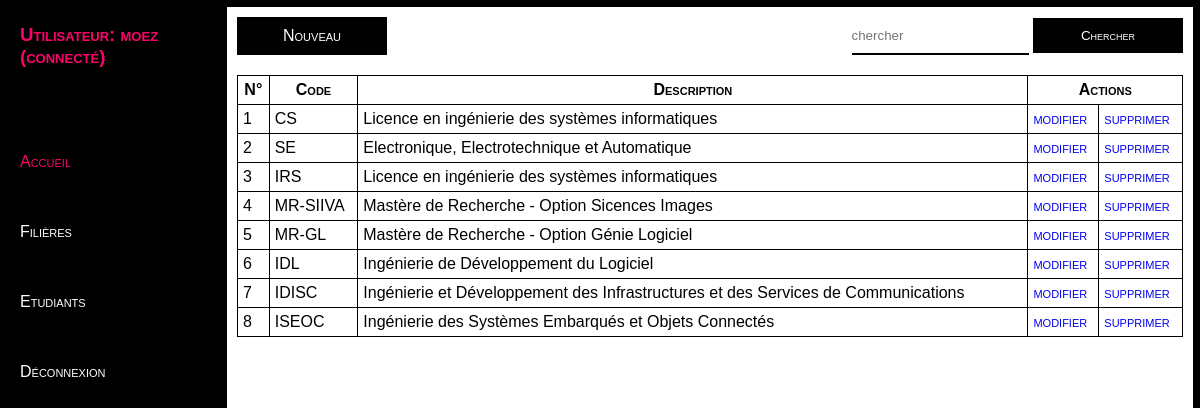
The app's page /projects/filiere.php (signed in) with its own data.
### tables this page shows
CREATE TABLE filiere (
    idFiliere INT PRIMARY KEY AUTO_INCREMENT,
	codeFiliere VARCHAR(10) NOT NULL,
    libFiliere VARCHAR(255) NOT NULL
);

### projects/filiere.php (the view, shortened to what this page needs)
<?php
require_once 'connexion.php';
$search = "";
$query = "SELECT * FROM filiere
WHERE codeFiliere LIKE '%$search%' OR libFiliere LIKE '%$search%'";
$res = mysqli_query($con, $query);
$count = mysqli_num_rows($res);
?>
<!DOCTYPE html>
<html lang="fr">
<head>
    <link rel="stylesheet" href="css/style.css">
</head>
<body>
<div class="principal">
<?php require_once 'menu.php'; ?>
<div class="content">
<div class="top">
	<a href ="addFiliere.php">Nouveau</a>
	<div class="search">
	<form method="GET">
        <input type="text" name="search" placeholder="chercher">
        <button type="submit">Chercher</button>
    </form>
	</div>
</div>
<table>
	<tr>
		<th>N°</th>
		<th>Code</th>
		<th>Description</th>
		<th colspan="2">Actions</th>
	</tr>
	<?php
	if ($count>0)
    {
	while ($rows = mysqli_fetch_assoc($res))
	{
	?>
		<tr>
			<td><?php echo $rows['idFiliere']; ?></td>
			<td><?php echo $rows['codeFiliere']; ?></td>
			<td><?php echo $rows['libFiliere']; ?></td>
			<td>
			<a onclick="return confirm('Etes-vous sûr de vouloir modifier cette filière')"
			href="updateFiliere.php?id=<?php echo $rows['idFiliere'] ?>
			&code=<?php echo $rows['codeFiliere']?>
			&lib=<?php echo $rows['libFiliere']?>">modifier</a>
			</td>
			<td>
			<a onclick="return confirm('Etes-vous sûr de vouloir supprimer cette filière')"
			href="deleteFiliere.php?id=<?php echo $rows['idFiliere'] ?>">supprimer</a>
			</td>
		</tr>
    <?php
	}
	}
	else
		echo "<tr><td colspan='4'><h4>Aucune filière</h4></td></tr>";
	?>
</table>
</div>
</div>
</body>
</html>

### projects/css/style.css (style rules this page uses)
* { padding: 0; margin: 0; text-decoration: none; list-style: none; scroll-behavior: smooth; box-sizing: border-box; }
:root { --clair:#fff; --dark:#000; --gray:#555; --rose:#fc036b; --graylight:#777; }
html { font-family:'arial'; overflow-x: hidden; }
h1,h2,h3,button,a,label,span,th { font-variant: small-caps; }
.principal { display:flex; }
.content { border:7px solid; flex-grow:1; padding:10px; margin:0 auto; display: flex; align-items: center; flex-direction: column; height:100vh; }
table { border-collapse:collapse; width:100%; }
th,td { padding:5px; border:1px solid black; }
.top { display: flex; justify-content:space-between; align-items:center; margin-bottom:20px; width:100%; }
.top a, .top button { width:150px; padding:10px 0; background-color:black; color:white; border:none; text-align:center; transition: 0.7s; cursor: pointer; }
.top input { padding:10px 0; border:none; border-bottom:2px solid; }

### records on screen
filiere: idFiliere "1", codeFiliere "CS", libFiliere "Licence en ingénierie des systèmes informatiques"
filiere: idFiliere "2", codeFiliere "SE", libFiliere "Electronique, Electrotechnique et Automatique"
filiere: idFiliere "3", codeFiliere "IRS", libFiliere "Licence en ingénierie des systèmes informatiques"
filiere: idFiliere "4", codeFiliere "MR-SIIVA", libFiliere "Mastère de Recherche - Option Sicences Images"
filiere: idFiliere "5", codeFiliere "MR-GL", libFiliere "Mastère de Recherche - Option Génie Logiciel"
filiere: idFiliere "6", codeFiliere "IDL", libFiliere "Ingénierie de Développement du Logiciel"
filiere: idFiliere "7", codeFiliere "IDISC", libFiliere "Ingénierie et Développement des Infrastructures et des Services de Communications"
filiere: idFiliere "8", codeFiliere "ISEOC", libFiliere "Ingénierie des Systèmes Embarqués et Objets Connectés"

### other values on screen
$login "moez"
